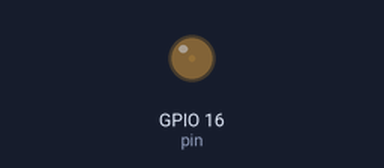
Bench run of a sketch on a simulated ESP32. Shown: output pins drawn as LEDs (lit = HIGH). What the sketch prints to the serial monitor is not drawn.

Above: at 0.05 s.
At 1.15 s:
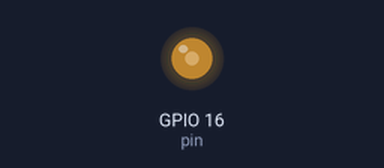
At 2.3 s:
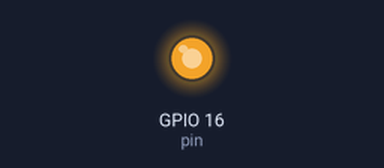
At 4.6 s:
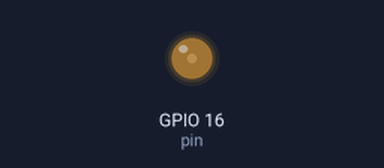
Timing chart, 0 to 6.7 s (numbered marks = the images above):
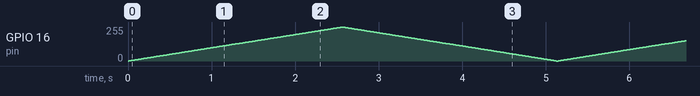

The sketch:

LED_Fade.ino
```cpp
int pin = 16;


void setup() {
  ledcAttachPin(pin,0);
  ledcSetup(0,5000,8);
  Serial.begin(9600);
}

void loop() {
  for(int i = 0;i<=255;i++) {
    ledcWrite(0,i);
    Serial.println(i);
    delay(10);
  }
  for(int i = 255;i>=0;i--) {
    ledcWrite(0,i);
    Serial.println(i);
    delay(10);
  }
}
```
